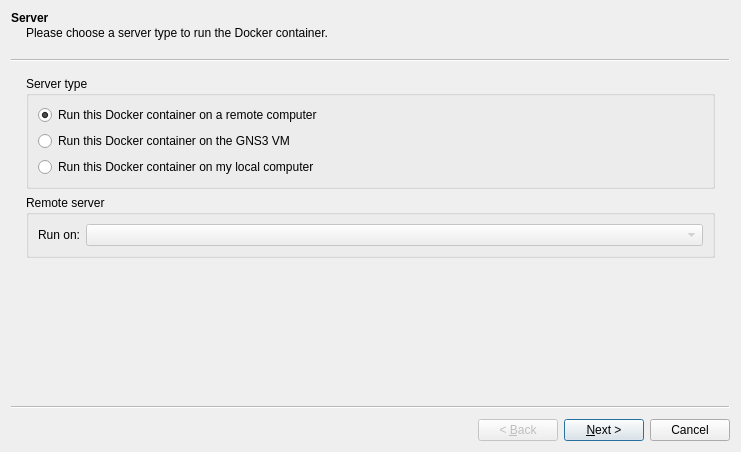
<?xml version="1.0" encoding="UTF-8"?>
<ui version="4.0">
 <class>DockerVMWizard</class>
 <widget class="QWizard" name="DockerVMWizard">
  <property name="geometry">
   <rect>
    <x>0</x>
    <y>0</y>
    <width>741</width>
    <height>452</height>
   </rect>
  </property>
  <property name="windowTitle">
   <string>New Docker container template</string>
  </property>
  <property name="modal">
   <bool>true</bool>
  </property>
  <widget class="QWizardPage" name="uiServerWizardPage">
   <property name="title">
    <string>Server</string>
   </property>
   <property name="subTitle">
    <string>Please choose a server type to run the Docker container.</string>
   </property>
   <layout class="QVBoxLayout" name="verticalLayout">
    <item>
     <widget class="QGroupBox" name="uiServerTypeGroupBox">
      <property name="title">
       <string>Server type</string>
      </property>
      <layout class="QVBoxLayout" name="verticalLayout_5">
       <item>
        <widget class="QRadioButton" name="uiRemoteRadioButton">
         <property name="text">
          <string>Run this Docker container on a remote computer</string>
         </property>
         <property name="checked">
          <bool>true</bool>
         </property>
        </widget>
       </item>
       <item>
        <widget class="QRadioButton" name="uiVMRadioButton">
         <property name="text">
          <string>Run this Docker container on the GNS3 VM</string>
         </property>
        </widget>
       </item>
       <item>
        <widget class="QRadioButton" name="uiLocalRadioButton">
         <property name="text">
          <string>Run this Docker container on my local computer</string>
         </property>
        </widget>
       </item>
      </layout>
     </widget>
    </item>
    <item>
     <widget class="QGroupBox" name="uiRemoteServersGroupBox">
      <property name="title">
       <string>Remote server</string>
      </property>
      <layout class="QGridLayout" name="gridLayout_7">
       <item row="0" column="0">
        <widget class="QLabel" name="uiRemoteServersLabel">
         <property name="text">
          <string>Run on:</string>
         </property>
        </widget>
       </item>
       <item row="0" column="1">
        <widget class="QComboBox" name="uiRemoteServersComboBox">
         <property name="enabled">
          <bool>false</bool>
         </property>
         <property name="sizePolicy">
          <sizepolicy hsizetype="Expanding" vsizetype="Fixed">
           <horstretch>0</horstretch>
           <verstretch>0</verstretch>
          </sizepolicy>
         </property>
        </widget>
       </item>
      </layout>
     </widget>
    </item>
   </layout>
  </widget>
  <widget class="QWizardPage" name="uiImageWizardPage">
   <property name="title">
    <string>Docker Virtual Machine</string>
   </property>
   <property name="subTitle">
    <string>Please choose a Docker virtual machine from the list or provide an image name on a Docker repository.</string>
   </property>
   <layout class="QVBoxLayout" name="verticalLayout_3">
    <item>
     <layout class="QHBoxLayout" name="horizontalLayout_3">
      <item>
       <widget class="QRadioButton" name="uiExistingImageRadioButton">
        <property name="text">
         <string>Existing image</string>
        </property>
       </widget>
      </item>
      <item>
       <widget class="QRadioButton" name="uiNewImageRadioButton">
        <property name="text">
         <string>New image</string>
        </property>
       </widget>
      </item>
     </layout>
    </item>
    <item>
     <layout class="QGridLayout" name="gridLayout">
      <item row="0" column="0">
       <widget class="QLabel" name="uiImageListLabel">
        <property name="text">
         <string>Image list:</string>
        </property>
       </widget>
      </item>
      <item row="0" column="1">
       <widget class="QComboBox" name="uiImageListComboBox">
        <property name="sizePolicy">
         <sizepolicy hsizetype="Expanding" vsizetype="Fixed">
          <horstretch>0</horstretch>
          <verstretch>0</verstretch>
         </sizepolicy>
        </property>
       </widget>
      </item>
      <item row="1" column="1">
       <widget class="QLineEdit" name="uiImageLineEdit"/>
      </item>
      <item row="1" column="0">
       <widget class="QLabel" name="uiImageNameLabel">
        <property name="text">
         <string>Image name:</string>
        </property>
       </widget>
      </item>
     </layout>
    </item>
   </layout>
  </widget>
  <widget class="QWizardPage" name="uiNameWizardPage">
   <property name="title">
    <string>Container name</string>
   </property>
   <property name="subTitle">
    <string>Please choose a descriptive name for your new container</string>
   </property>
   <layout class="QFormLayout" name="formLayout">
    <property name="sizeConstraint">
     <enum>QLayout::SetMaximumSize</enum>
    </property>
    <property name="fieldGrowthPolicy">
     <enum>QFormLayout::ExpandingFieldsGrow</enum>
    </property>
    <property name="formAlignment">
     <set>Qt::AlignLeading|Qt::AlignLeft|Qt::AlignTop</set>
    </property>
    <property name="rightMargin">
     <number>0</number>
    </property>
    <item row="0" column="0">
     <widget class="QLabel" name="uiNameLabel">
      <property name="text">
       <string>Name:</string>
      </property>
     </widget>
    </item>
    <item row="0" column="1">
     <widget class="QLineEdit" name="uiNameLineEdit">
      <property name="sizePolicy">
       <sizepolicy hsizetype="Expanding" vsizetype="Fixed">
        <horstretch>0</horstretch>
        <verstretch>0</verstretch>
       </sizepolicy>
      </property>
     </widget>
    </item>
   </layout>
  </widget>
  <widget class="QWizardPage" name="uiAdaptersWizardPage">
   <property name="sizePolicy">
    <sizepolicy hsizetype="Expanding" vsizetype="Preferred">
     <horstretch>0</horstretch>
     <verstretch>0</verstretch>
    </sizepolicy>
   </property>
   <property name="title">
    <string>Network adapters</string>
   </property>
   <property name="subTitle">
    <string>Number of adapters attached to the container.</string>
   </property>
   <layout class="QFormLayout" name="formLayout_2">
    <property name="sizeConstraint">
     <enum>QLayout::SetDefaultConstraint</enum>
    </property>
    <property name="fieldGrowthPolicy">
     <enum>QFormLayout::ExpandingFieldsGrow</enum>
    </property>
    <property name="formAlignment">
     <set>Qt::AlignLeading|Qt::AlignLeft|Qt::AlignTop</set>
    </property>
    <item row="0" column="0">
     <widget class="QLabel" name="label_2">
      <property name="text">
       <string>Adapters:</string>
      </property>
     </widget>
    </item>
    <item row="0" column="1">
     <widget class="QSpinBox" name="uiAdaptersSpinBox">
      <property name="sizePolicy">
       <sizepolicy hsizetype="Expanding" vsizetype="Fixed">
        <horstretch>0</horstretch>
        <verstretch>0</verstretch>
       </sizepolicy>
      </property>
      <property name="minimum">
       <number>1</number>
      </property>
     </widget>
    </item>
   </layout>
  </widget>
  <widget class="QWizardPage" name="uiStartCommandWizardPage">
   <property name="title">
    <string>Start command</string>
   </property>
   <property name="subTitle">
    <string>Please enter a start command for the container. The default command will be used if you leave this field empty.</string>
   </property>
   <layout class="QVBoxLayout" name="verticalLayout_2">
    <item>
     <layout class="QHBoxLayout" name="horizontalLayout_2">
      <item>
       <widget class="QLabel" name="label">
        <property name="sizePolicy">
         <sizepolicy hsizetype="Minimum" vsizetype="Preferred">
          <horstretch>0</horstretch>
          <verstretch>0</verstretch>
         </sizepolicy>
        </property>
        <property name="text">
         <string>Start command:</string>
        </property>
        <property name="wordWrap">
         <bool>true</bool>
        </property>
       </widget>
      </item>
      <item>
       <widget class="QLineEdit" name="uiStartCommandLineEdit">
        <property name="sizePolicy">
         <sizepolicy hsizetype="Expanding" vsizetype="Fixed">
          <horstretch>0</horstretch>
          <verstretch>0</verstretch>
         </sizepolicy>
        </property>
       </widget>
      </item>
     </layout>
    </item>
   </layout>
  </widget>
  <widget class="QWizardPage" name="uiConsoleWizardPage">
   <property name="title">
    <string>Console type</string>
   </property>
   <property name="subTitle">
    <string>Please choose the console type. Choosing VNC for your container will run a VNC server listening on a port between 5900 and 6000</string>
   </property>
   <layout class="QFormLayout" name="formLayout_3">
    <item row="0" column="0">
     <widget class="QLabel" name="label_6">
      <property name="text">
       <string>Console type:</string>
      </property>
     </widget>
    </item>
    <item row="0" column="1">
     <widget class="QComboBox" name="uiConsoleTypeComboBox">
      <property name="currentIndex">
       <number>0</number>
      </property>
      <item>
       <property name="text">
        <string>telnet</string>
       </property>
      </item>
      <item>
       <property name="text">
        <string>vnc</string>
       </property>
      </item>
      <item>
       <property name="text">
        <string>http</string>
       </property>
      </item>
      <item>
       <property name="text">
        <string>https</string>
       </property>
      </item>
      <item>
       <property name="text">
        <string>none</string>
       </property>
      </item>
     </widget>
    </item>
   </layout>
  </widget>
  <widget class="QWizardPage" name="uiEnvironmentWizardPage">
   <property name="title">
    <string>Environment</string>
   </property>
   <property name="subTitle">
    <string>These variables will be passed to the container. Please read the container documentation to find what variables are used.</string>
   </property>
   <layout class="QVBoxLayout" name="verticalLayout_4">
    <item>
     <widget class="QLabel" name="label_3">
      <property name="text">
       <string>There must be one pair by line, example: </string>
      </property>
      <property name="wordWrap">
       <bool>true</bool>
      </property>
     </widget>
    </item>
    <item>
     <widget class="QLabel" name="label_4">
      <property name="text">
       <string>MYSQL_HOST=localhost</string>
      </property>
     </widget>
    </item>
    <item>
     <widget class="QLabel" name="label_5">
      <property name="text">
       <string>MYSQL_USER=root</string>
      </property>
     </widget>
    </item>
    <item>
     <widget class="QTextEdit" name="uiEnvironmentTextEdit"/>
    </item>
   </layout>
  </widget>
 </widget>
 <tabstops>
  <tabstop>uiImageListComboBox</tabstop>
 </tabstops>
 <resources/>
 <connections/>
</ui>
